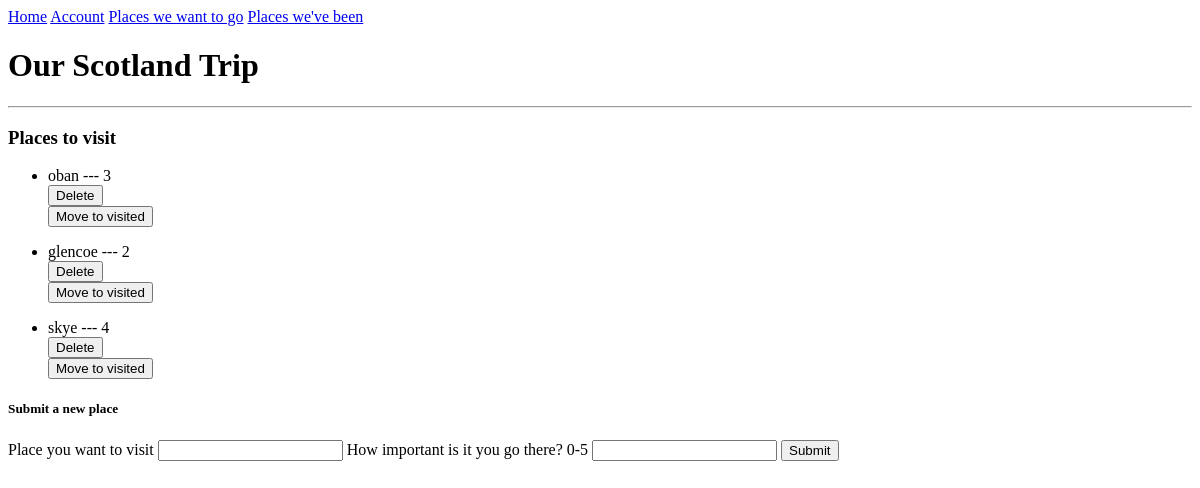
The page /visit (signed in) on the database as committed earlier.
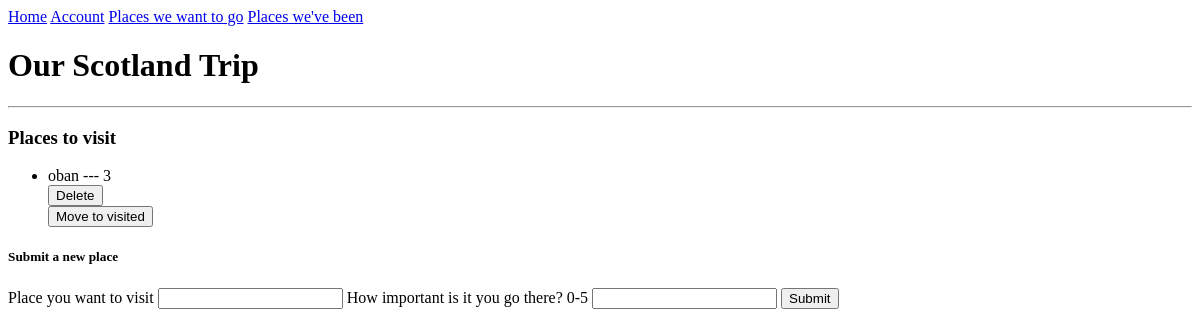
The same page on the database as committed later.
### models.py (models this page shows)
class Visit(db.Model):
    id = db.Column(db.Integer, primary_key = True)
    place = db.Column(db.String(100), index= True)
    user_id = db.Column(db.Integer, db.ForeignKey('user.id'))
    rating = db.Column(db.Integer, index= True, unique = False)

### routes.py (the view)
@app.route("/visit", methods=["POST", "GET"])
@login_required
def visit():
    form = VisitForm()
    user = current_user
    user = User.query.filter_by(username = user.username).first()
    places = Visit.query.all()
    if request.method == "POST":
        place = Visit(place=form.place.data, user_id=user.id, rating=form.rating.data)
        db.session.add(place)
        db.session.commit()
        flash("The place has been successfully added")
        return render_template("visit.html", form=form, user=user, places=places)
    return render_template("visit.html", form=form, user=user, places=places)

### forms.py
class VisitForm(FlaskForm):
    place = StringField("Place you want to visit", validators=[DataRequired()])
    rating= StringField("How important is it you go there? 0-5", validators=[DataRequired()])
    submit = SubmitField("Submit")

### models.py (called while the page is built)
    @login.user_loader
    def load_user(id):
        return User.query.get(int(id))

### templates/visit.html (shortened to what this page needs)
{% extends "base.html" %}
{% block content %}
<h3>Places to visit</h3>
{% for place in places %}
<ul>
    <li>{{ place.place }} --- {{ place.rating }} <form action="{{ url_for ('delete_place', place_id=place.id) }}" method="post">
        <input class="btn" type="submit" name="delete" value="Delete">
    </form>
    <form action="{{url_for('move_place', place_id = place.id) }}", method="post">
        <input class="btn" type="submit" name="move" value="Move to visited">
    </form></li>
</ul>
{% endfor %}
<h5>Submit a new place</h5>
<form action="" method="POST">
    {{form.place.label}}
    {{form.place()}}
    {{form.rating.label}}
    {{form.rating()}}
    {{form.submit()}}
</form>
{% endblock %}

### templates/base.html (shortened to what this page needs)
<!DOCTYPE html>
<html>
    <nav>
        <a href="/">Home</a>
        <a href="/account">Account</a>
        <a href="/visit">Places we want to go</a>
        <a href="/been">Places we've been</a>
    </nav>
    <h1>Our Scotland Trip</h1>
    <hr>
    <body>
        {% block content %}
        {% endblock %}
    </body>
</html>

Rows that differ between the two databases and show on the page:
removed Visit: place "glencoe", rating "2"
removed Visit: place "skye", rating "4"
